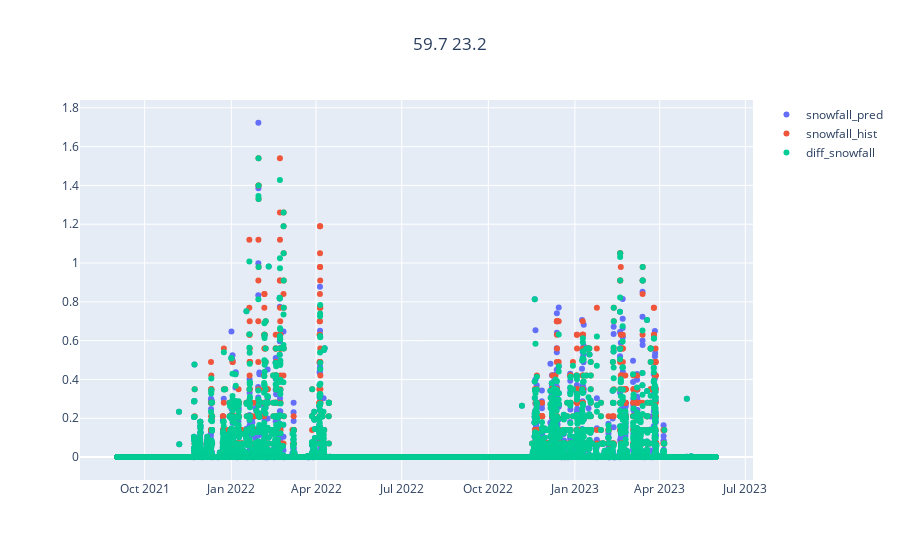

Notebook code cell kept with this figure:
### Code cell
for i,pair in enumerate(unique_pairs):
    if i<50:
        continue
    sub = targetD.loc[(targetD.latitude == pair[0]) & (targetD.longitude == pair[1])]
    fig = subplots.make_subplots(rows=1, cols=1,shared_xaxes=True)
    fig.update_layout(title_text=str(pair[0])+' '+str(pair[1]), title_x=0.5)
    #fig.update_layout(width=1000, height=1500)
    #fig.add_trace(go.Scatter(x = sub['datetime'], y = sub['temperature_pred'],mode ='markers', name='temperature_pred'),row=1, col=1)
    #fig.add_trace(go.Scatter(x = sub['datetime'], y = sub['temperature_hist'],mode ='markers', name='temperature_hist'),row=1, col=1)
    #fig.add_trace(go.Scatter(x = sub['datetime'], y = sub['diff_temperature'],mode ='markers', name='diff_temperature'),row=1, col=1)
    #print(sub['diff_temperature'].mean(),sub['diff_temperature'].std())

    #fig.add_trace(go.Scatter(x = sub['datetime'], y = sub['dewpoint_pred'],mode ='markers', name='dewpoint_pred'),row=1, col=1)
    #fig.add_trace(go.Scatter(x = sub['datetime'], y = sub['dewpoint_hist'],mode ='markers', name='dewpoint_hist'),row=1, col=1)
    #fig.add_trace(go.Scatter(x = sub['datetime'], y = sub['diff_dewpoint'],mode ='markers', name='diff_dewpoint'),row=1, col=1)
    #print(sub['diff_dewpoint'].mean(),sub['diff_dewpoint'].std())

    # hist value = 0.01 accuracy, pred = continuous!!
    #fig.add_trace(go.Scatter(x = sub['datetime'], y = sub['cloudcover_total_pred'],mode ='markers', name='cloudcover_total_pred'),row=1, col=1)
    #fig.add_trace(go.Scatter(x = sub['datetime'], y = sub['cloudcover_total_hist'],mode ='markers', name='cloudcover_total_hist'),row=1, col=1)
    #fig.add_trace(go.Scatter(x = sub['datetime'], y = sub['diff_cloudcover_total'],mode ='markers', name='diff_cloudcover_total'),row=1, col=1)
    #print(sub['diff_cloudcover_total'].mean(),sub['diff_cloudcover_total'].std())

    # hist value is discrete in steps of 1, pred = continuous!, very noisy
    #fig.add_trace(go.Scatter(x = sub['datetime'], y = sub['direct_solar_radiation_pred'],mode ='markers', name='direct_solar_radiation_pred'),row=1, col=1)
    #fig.add_trace(go.Scatter(x = sub['datetime'], y = sub['direct_solar_radiation_hist'],mode ='markers', name='direct_solar_radiation_hist'),row=1, col=1)
    #fig.add_trace(go.Scatter(x = sub['datetime'], y = sub['diff_direct_solar_radiation'],mode ='markers', name='diff_direct_solar_radiation'),row=1, col=1)
    #print(sub['diff_direct_solar_radiation'].mean(),sub['diff_direct_solar_radiation'].std())

    ## downward solar radiation = diffuse + direct solar radiation 
    #sub = sub.dropna()
    #fig.add_trace(go.Scatter(x = sub['datetime'], y = sub['surface_solar_radiation_downwards'],mode ='markers', name='surface_solar_radiation_downwards'),row=1, col=1)
    #fig.add_trace(go.Scatter(x = sub['datetime'], y = sub['surface_solar_radiation_downwards_hist'],mode ='markers', name='surface_solar_radiation_downwards_hist'),row=1, col=1)
    #fig.add_trace(go.Scatter(x = sub['datetime'], y = sub['diff_surface_solar_radiation_downwards'],mode ='markers', name='diff_surface_solar_radiation_downwards'),row=1, col=1)
    #print(sub['diff_surface_solar_radiation_downwards'].mean(),sub['diff_surface_solar_radiation_downwards'].std())

    fig.add_trace(go.Scatter(x = sub['datetime'], y = sub['snowfall_pred'],mode ='markers', name='snowfall_pred'),row=1, col=1)
    fig.add_trace(go.Scatter(x = sub['datetime'], y = sub['snowfall_hist'],mode ='markers', name='snowfall_hist'),row=1, col=1)
    fig.add_trace(go.Scatter(x = sub['datetime'], y = sub['diff_snowfall'],mode ='markers', name='diff_snowfall'),row=1, col=1)
    print(sub['diff_snowfall'].mean(),sub['diff_snowfall'].std())

    ## abs velocity is not really better, very similar, can't use relative error for this term
    #fig.add_trace(go.Scatter(x = sub['datetime'], y = sub['10_metre_v_wind_component'],mode ='markers', name='10_metre_v_wind_component'),row=1, col=1)
    #fig.add_trace(go.Scatter(x = sub['datetime'], y = sub['10_metre_v_wind_component_hist'],mode ='markers', name='10_metre_v_wind_component_hist'),row=1, col=1)
    #fig.add_trace(go.Scatter(x = sub['datetime'], y = sub['diff_10_metre_v_wind_component'],mode ='markers', name='diff_10_metre_v_wind_component'),row=1, col=1)
    #print(sub['diff_10_metre_v_wind_component'].mean(),sub['diff_10_metre_v_wind_component'].std())

    #fig.add_trace(go.Scatter(x = sub['datetime'], y = sub['10_metre_u_wind_component'],mode ='markers', name='10_metre_u_wind_component'),row=1, col=1)
    #fig.add_trace(go.Scatter(x = sub['datetime'], y = sub['10_metre_u_wind_component_hist'],mode ='markers', name='10_metre_u_wind_component_hist'),row=1, col=1)
    #fig.add_trace(go.Scatter(x = sub['datetime'], y = sub['diff_10_metre_u_wind_component'],mode ='markers', name='diff_10_metre_u_wind_component'),row=1, col=1)
    #print(sub['diff_10_metre_u_wind_component'].mean(),sub['diff_10_metre_u_wind_component'].std())

    # a bit more stable when calculating relative error, because no division / 0
    #fig.add_trace(go.Scatter(x = sub['datetime'], y = sub['windspeed_10m_pred'],mode ='markers', name='windspeed_10m_pred'),row=1, col=1)
    #fig.add_trace(go.Scatter(x = sub['datetime'], y = sub['windspeed_10m'],mode ='markers', name='snowfall_hist'),row=1, col=1)
    #fig.add_trace(go.Scatter(x = sub['datetime'], y = sub['diff_windspeed_10m'],mode ='markers', name='diff_windspeed_10m'),row=1, col=1)
    #print(sub['diff_windspeed_10m'].mean(),sub['diff_windspeed_10m'].std())
    fig.show()
    break

### Figure 1 — Plotly figure (JSON) as saved in the notebook; plotly's stock layout.template omitted (floating-point values rounded to 4 significant figures; data arrays with more than 128 entries replaced by an {"elided": "..."} marker saying what was removed)
{"data": [{"mode": "markers", "name": "snowfall_pred", "type": "scatter", "x": {"elided": "15251 str values"}, "xaxis": "x", "y": {"elided": "15251 float values"}, "yaxis": "y"}, {"mode": "markers", "name": "snowfall_hist", "type": "scatter", "x": {"elided": "15251 str values"}, "xaxis": "x", "y": {"elided": "15251 float values"}, "yaxis": "y"}, {"mode": "markers", "name": "diff_snowfall", "type": "scatter", "x": {"elided": "15251 str values"}, "xaxis": "x", "y": {"elided": "15251 float values"}, "yaxis": "y"}], "layout": {"title": {"text": "59.7 23.2", "x": 0.5}, "xaxis": {"anchor": "y", "domain": [0, 1]}, "yaxis": {"anchor": "x", "domain": [0, 1]}}}
